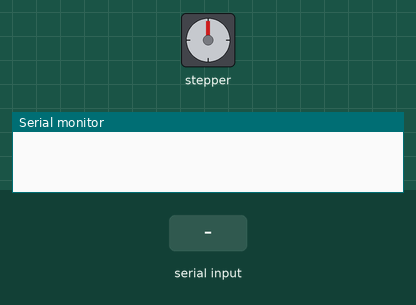
Simulated run of this sketch. Board: Arduino Uno, built with avr-gcc and run on an emulated ATmega328P. Shown: stepper motor, the last lines printed to the serial monitor. Wiring (inferred from the names in the program): stepper motor driver (200 steps per turn assumed): step pin 3; direction pin 2. The inputs (shaded band) are chosen by the test bench.

Above: at 1.2 s.
1.3 s: "0" received over Serial
At 1.8 s:
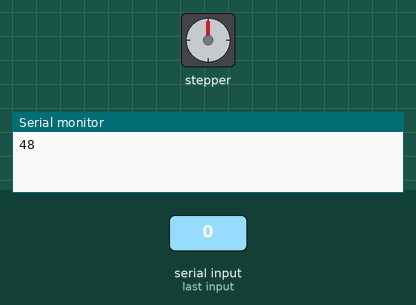
4.3 s: "1" received over Serial
At 6.8 s:
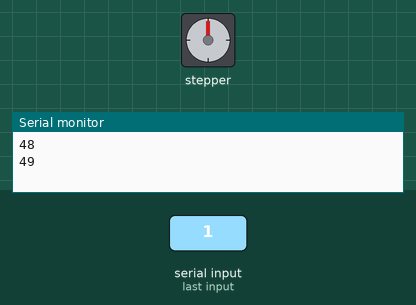
10.3 s: "0" received over Serial
13.3 s: "1" received over Serial
Timing chart, 0 to 20.3 s (numbered marks = the images above; inputs shaded):
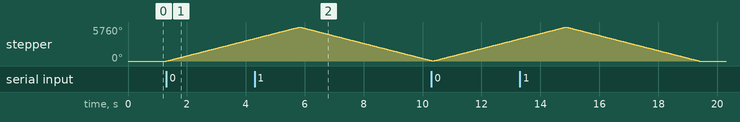

Measured:
- after the input at 1.3 s, stepper: keeps turning clockwise at about 1274°/s, starting at once

The sketch:

motors.ino
```cpp
// (licence header left out)
#define DIR_PIN 2
#define STEP_PIN 3
#define SPEED .1
int dataIn = 0;

void setup() {
  pinMode(DIR_PIN, OUTPUT);
  pinMode(STEP_PIN, OUTPUT);
  Serial.begin(9600);
}

void loop(){

  //rotate a specific number of degrees
   if(Serial.available() > 0){ //checks to see if data is available
    dataIn = Serial.read();
    Serial.println(dataIn);
   TypeCheck(dataIn);
   }
//  rotateDeg(720, .2);
//  delay(2000);
//  rotateDeg(-1440, .2);
//  delay(2000);
//  rotateDeg(720, .2);
//  delay(2000);
}

void TypeCheck(int dataIn){
  if(dataIn == 48){
    rotateDeg(720, SPEED);
  }
  if(dataIn == 49){
    rotateDeg(-720, SPEED);
  }
}

void rotate(int steps, float speed){
  //rotate a specific number of microsteps (8 microsteps per step) - (negitive for reverse movement)
  //speed is any number from .01 -> 1 with 1 being fastest - Slower is stronger
  int dir = (steps > 0)? HIGH:LOW;
  steps = abs(steps);

  digitalWrite(DIR_PIN,dir);

  float usDelay = (1/speed) * 70;

  for(int i=0; i < steps; i++){
    digitalWrite(STEP_PIN, HIGH);
    delayMicroseconds(usDelay);

    digitalWrite(STEP_PIN, LOW);
    delayMicroseconds(usDelay);
  }
}

void rotateDeg(float deg, float speed){
  //rotate a specific number of degrees (negitive for reverse movement)
  //speed is any number from .01 -> 1 with 1 being fastest - Slower is stronger
  int dir = (deg > 0)? HIGH:LOW;
  digitalWrite(DIR_PIN,dir);

  int steps = abs(deg)*(1/0.225);
  float usDelay = (1/speed) * 70;

  for(int i=0; i < steps; i++){
    digitalWrite(STEP_PIN, HIGH);
    delayMicroseconds(usDelay);

    digitalWrite(STEP_PIN, LOW);
    delayMicroseconds(usDelay);
  }
}
```
